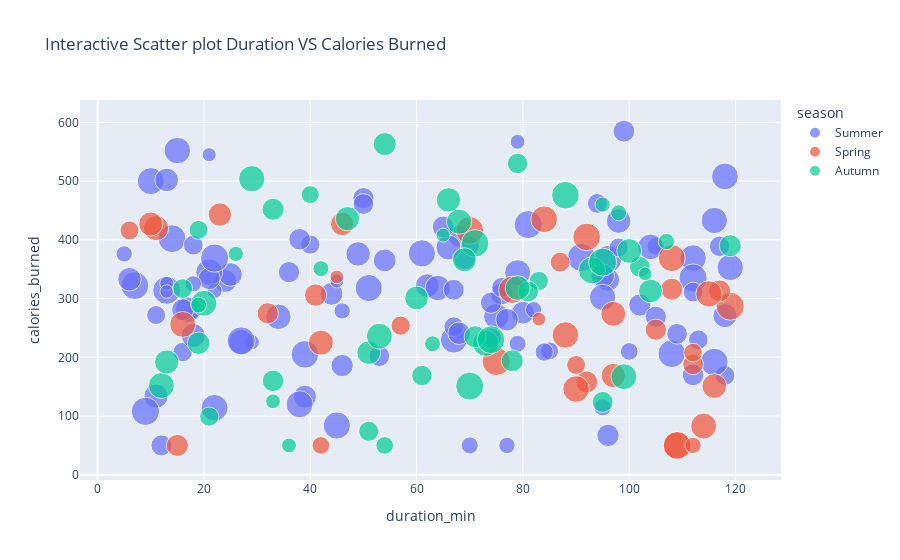

Notebook source saved alongside this figure:
### Code cell
fig = px.scatter(
    df,
    x = 'duration_min',
    y = 'calories_burned',
    color = 'season',
    size = 'age',
    title = 'Interactive Scatter plot Duration VS Calories Burned',
    hover_data = ['day']
)
fig.show()

### Figure 1 — Plotly figure (JSON) as saved in the notebook; plotly's stock layout.template omitted (floating-point values rounded to 4 significant figures)
{"data": [{"customdata": [["Tuesday"], ["Thursday"], ["Thursday"], ["Monday"], ["Friday"], ["Saturday"], ["Saturday"], ["Sunday"], ["Friday"], ["Tuesday"], ["Sunday"], ["Sunday"], ["Sunday"], ["Saturday"], ["Sunday"], ["Monday"], ["Saturday"], ["Friday"], ["Thursday"], ["Tuesday"], ["Friday"], ["Sunday"], ["Monday"], ["Monday"], ["Friday"], ["Sunday"], ["Monday"], ["Friday"], ["Monday"], ["Thursday"], ["Friday"], ["Sunday"], ["Thursday"], ["Saturday"], ["Thursday"], ["Saturday"], ["Monday"], ["Friday"], ["Wednesday"], ["Friday"], ["Thursday"], ["Monday"], ["Saturday"], ["Saturday"], ["Saturday"], ["Wednesday"], ["Thursday"], ["Tuesday"], ["Wednesday"], ["Saturday"], ["Tuesday"], ["Thursday"], ["Tuesday"], ["Friday"], ["Friday"], ["Tuesday"], ["Saturday"], ["Wednesday"], ["Sunday"], ["Monday"], ["Friday"], ["Saturday"], ["Thursday"], ["Monday"], ["Thursday"], ["Tuesday"], ["Wednesday"], ["Friday"], ["Monday"], ["Saturday"], ["Thursday"], ["Wednesday"], ["Monday"], ["Wednesday"], ["Tuesday"], ["Thursday"], ["Saturday"], ["Tuesday"], ["Wednesday"], ["Friday"], ["Friday"], ["Sunday"], ["Wednesday"], ["Monday"], ["Sunday"], ["Tuesday"], ["Saturday"], ["Saturday"], ["Tuesday"], ["Wednesday"], ["Monday"], ["Sunday"], ["Tuesday"], ["Tuesday"], ["Wednesday"], ["Saturday"], ["Monday"], ["Monday"], ["Wednesday"], ["Friday"], ["Saturday"], ["Tuesday"], ["Tuesday"], ["Tuesday"], ["Sunday"], ["Thursday"], ["Thursday"], ["Thursday"], ["Friday"]], "hovertemplate": "season=Summer<br>duration_min=%{x}<br>calories_burned=%{y}<br>age=%{marker.size}<br>day=%{customdata[0]}<extra></extra>", "legendgroup": "Summer", "marker": {"color": "#636efa", "size": [67.0, 62.0, 56.0, 42.0, 39.0, 46.0, 63.0, 27.0, 52.0, 39.0, 39.0, 19.0, 51.0, 69.0, 45.0, 38.0, 18.0, 28.0, 42.0, 66.0, 66.0, 52.0, 32.0, 56.0, 62.0, 46.0, 17.0, 49.0, 27.0, 64.0, 40.0, 37.0, 42.0, 43.0, 54.0, 20.0, 60.0, 68.0, 63.0, 36.0, 60.0, 31.0, 68.0, 48.0, 62.0, 31.0, 23.0, 66.0, 59.0, 25.0, 61.0, 17.0, 56.0, 67.0, 34.0, 41.0, 20.0, 19.0, 55.0, 50.0, 48.0, 33.0, 25.0, 23.0, 37.0, 61.0, 57.0, 38.0, 47.0, 26.0, 36.0, 68.0, 42.0, 34.0, 37.0, 45.0, 42.0, 40.0, 57.0, 43.0, 67.0, 23.0, 34.0, 33.0, 23.0, 64.0, 34.0, 48.0, 48.0, 44.0, 34.0, 50.0, 62.0, 29.0, 31.0, 43.0, 23.0, 17.0, 45.0, 69.0, 16.0, 39.0, 69.0, 34.0, 60.0, 64.0, 66.0, 41.0, 44.0], "sizemode": "area", "sizeref": 0.1725, "symbol": "circle"}, "mode": "markers", "name": "Summer", "orientation": "v", "showlegend": true, "type": "scatter", "x": [7, 118, 75, 76, 50, 39, 10, 100, 49, 74, 36, 68, 11, 9, 44, 12, 18, 85, 69, 39, 96, 98, 40, 34, 67, 24, 21, 62, 105, 45, 38, 50, 68, 102, 66, 29, 119, 81, 38, 117, 116, 70, 91, 25, 21, 11, 5, 108, 79, 70, 112, 45, 64, 14, 76, 65, 22, 79, 27, 118, 13, 113, 79, 77, 109, 15, 17, 67, 96, 95, 74, 27, 21, 67, 53, 80, 16, 112, 104, 46, 13, 82, 118, 16, 46, 51, 18, 6, 95, 77, 94, 18, 22, 84, 98, 96, 18, 13, 54, 22, 13, 105, 112, 112, 95, 61, 116, 99, 68], "xaxis": "x", "y": [322, 508, 270, 308, 471, 133, 500, 210, 376, 293, 345, 244, 134, 108, 308, 50, 278, 211, 368, 205, 367, 432, 392, 269, 230, 330, 545, 322, 389, 84, 401, 461, 406, 289, 387, 226, 353, 426, 120, 389, 433, 390, 370, 341, 345, 272, 376, 206, 344, 50, 369, 330, 318, 402, 319, 422, 313, 567, 226, 271, 502, 230, 223, 50, 240, 552, 281, 315, 332, 115, 233, 228, 334, 252, 202, 276, 281, 170, 388, 186, 314, 281, 169, 209, 279, 318, 391, 333, 339, 264, 462, 237, 114, 209, 387, 67, 325, 326, 365, 369, 312, 269, 335, 311, 302, 377, 192, 585, 241], "yaxis": "y"}, {"customdata": [["Wednesday"], ["Wednesday"], ["Sunday"], ["Friday"], ["Saturday"], ["Sunday"], ["Tuesday"], ["Tuesday"], ["Sunday"], ["Friday"], ["Friday"], ["Sunday"], ["Friday"], ["Sunday"], ["Friday"], ["Friday"], ["Saturday"], ["Monday"], ["Friday"], ["Thursday"], ["Wednesday"], ["Wednesday"], ["Saturday"], ["Thursday"], ["Monday"], ["Tuesday"], ["Friday"], ["Wednesday"], ["Tuesday"], ["Tuesday"], ["Tuesday"], ["Thursday"], ["Thursday"], ["Thursday"], ["Wednesday"], ["Monday"], ["Wednesday"], ["Friday"], ["Wednesday"]], "hovertemplate": "season=Spring<br>duration_min=%{x}<br>calories_burned=%{y}<br>age=%{marker.size}<br>day=%{customdata[0]}<extra></extra>", "legendgroup": "Spring", "marker": {"color": "#EF553B", "size": [16.0, 61.0, 58.0, 42.0, 55.0, 68.0, 31.0, 53.0, 61.0, 66.0, 63.0, 16.0, 43.0, 54.0, 37.0, 50.0, 51.0, 47.0, 47.0, 63.0, 27.0, 34.0, 67.0, 42.0, 65.0, 66.0, 39.0, 32.0, 23.0, 58.0, 69.0, 39.0, 60.0, 42.0, 42.0, 31.0, 54.0, 30.0, 62.0], "sizemode": "area", "sizeref": 0.1725, "symbol": "circle"}, "mode": "markers", "name": "Spring", "orientation": "v", "showlegend": true, "type": "scatter", "x": [83, 88, 16, 92, 11, 119, 6, 116, 90, 92, 109, 45, 41, 42, 112, 10, 97, 23, 46, 108, 42, 87, 109, 117, 78, 70, 105, 57, 112, 114, 75, 32, 115, 108, 15, 90, 97, 112, 84], "xaxis": "x", "y": [265, 238, 256, 158, 420, 287, 416, 151, 146, 405, 50, 337, 306, 225, 188, 427, 169, 443, 427, 369, 50, 362, 50, 313, 315, 416, 247, 254, 50, 83, 193, 275, 308, 316, 50, 187, 274, 208, 435], "yaxis": "y"}, {"customdata": [["Thursday"], ["Saturday"], ["Sunday"], ["Thursday"], ["Friday"], ["Tuesday"], ["Wednesday"], ["Friday"], ["Saturday"], ["Wednesday"], ["Friday"], ["Tuesday"], ["Saturday"], ["Monday"], ["Tuesday"], ["Wednesday"], ["Wednesday"], ["Saturday"], ["Thursday"], ["Saturday"], ["Thursday"], ["Sunday"], ["Monday"], ["Wednesday"], ["Monday"], ["Thursday"], ["Saturday"], ["Saturday"], ["Thursday"], ["Monday"], ["Wednesday"], ["Tuesday"], ["Saturday"], ["Friday"], ["Sunday"], ["Wednesday"], ["Thursday"], ["Thursday"], ["Monday"], ["Thursday"], ["Thursday"], ["Tuesday"], ["Thursday"], ["Sunday"], ["Wednesday"], ["Monday"], ["Thursday"], ["Friday"], ["Monday"], ["Thursday"], ["Friday"], ["Saturday"]], "hovertemplate": "season=Autumn<br>duration_min=%{x}<br>calories_burned=%{y}<br>age=%{marker.size}<br>day=%{customdata[0]}<extra></extra>", "legendgroup": "Autumn", "marker": {"color": "#00cc96", "size": [46.0, 42.0, 58.0, 27.0, 37.0, 19.0, 66.0, 49.0, 20.0, 36.0, 66.0, 42.0, 60.0, 50.0, 42.0, 51.0, 32.0, 60.0, 44.0, 58.0, 55.0, 38.0, 34.0, 19.0, 58.0, 22.0, 49.0, 35.0, 28.0, 51.0, 31.0, 32.0, 23.0, 49.0, 22.0, 22.0, 37.0, 22.0, 53.0, 16.0, 36.0, 42.0, 63.0, 52.0, 40.0, 58.0, 68.0, 20.0, 68.0, 53.0, 17.0, 66.0], "sizemode": "area", "sizeref": 0.1725, "symbol": "circle"}, "mode": "markers", "name": "Autumn", "orientation": "v", "showlegend": true, "type": "scatter", "x": [54, 33, 12, 54, 102, 36, 88, 51, 95, 79, 71, 119, 29, 69, 78, 13, 83, 73, 19, 99, 68, 95, 16, 33, 20, 42, 104, 51, 40, 47, 19, 21, 107, 60, 63, 98, 81, 19, 79, 103, 61, 71, 93, 66, 33, 53, 70, 26, 95, 100, 65, 74], "xaxis": "x", "y": [563, 452, 152, 50, 354, 50, 476, 208, 460, 530, 394, 390, 504, 366, 194, 192, 330, 224, 224, 167, 431, 124, 317, 125, 292, 351, 313, 74, 477, 436, 417, 99, 397, 301, 223, 446, 312, 289, 318, 342, 169, 235, 348, 468, 160, 236, 151, 376, 362, 381, 408, 230], "yaxis": "y"}], "layout": {"legend": {"itemsizing": "constant", "title": {"text": "season"}, "tracegroupgap": 0}, "title": {"text": "Interactive Scatter plot Duration VS Calories Burned"}, "xaxis": {"anchor": "y", "domain": [0, 1], "title": {"text": "duration_min"}}, "yaxis": {"anchor": "x", "domain": [0, 1], "title": {"text": "calories_burned"}}}}
